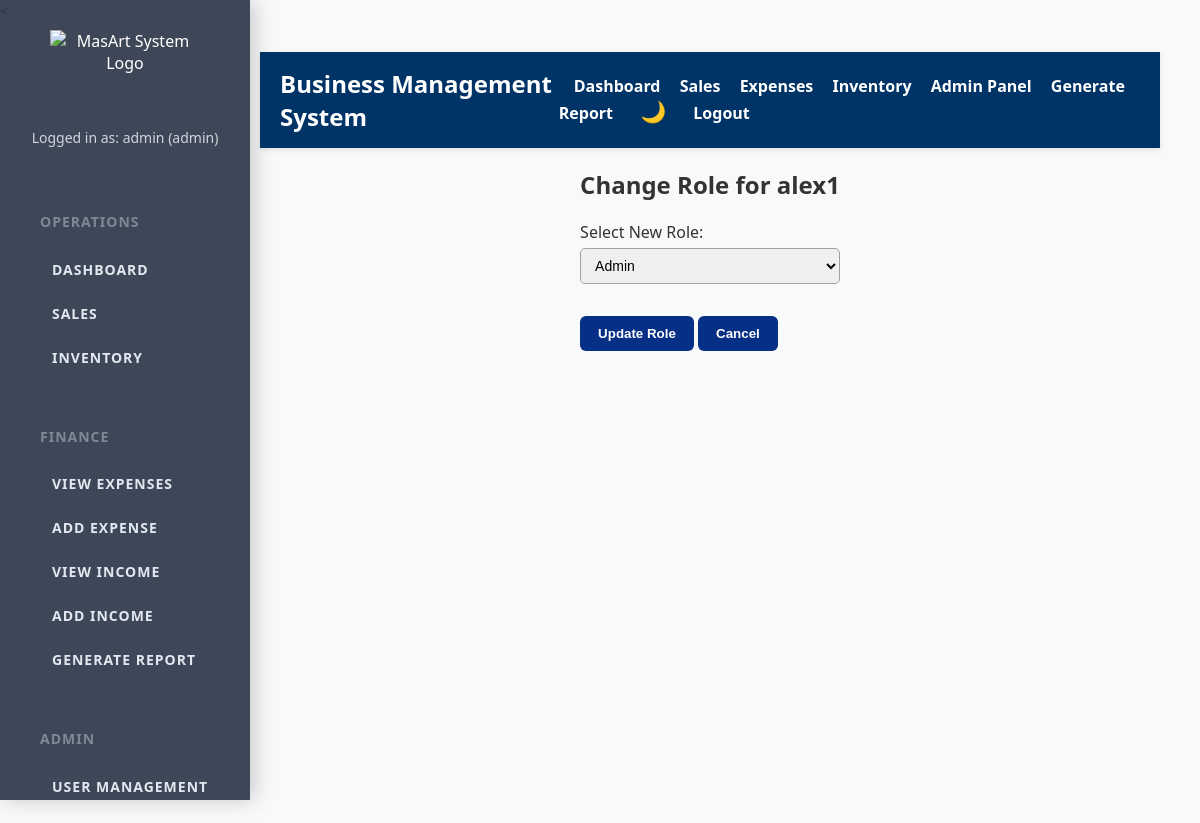
Before: /change_role/3 (signed in) with the older database file.
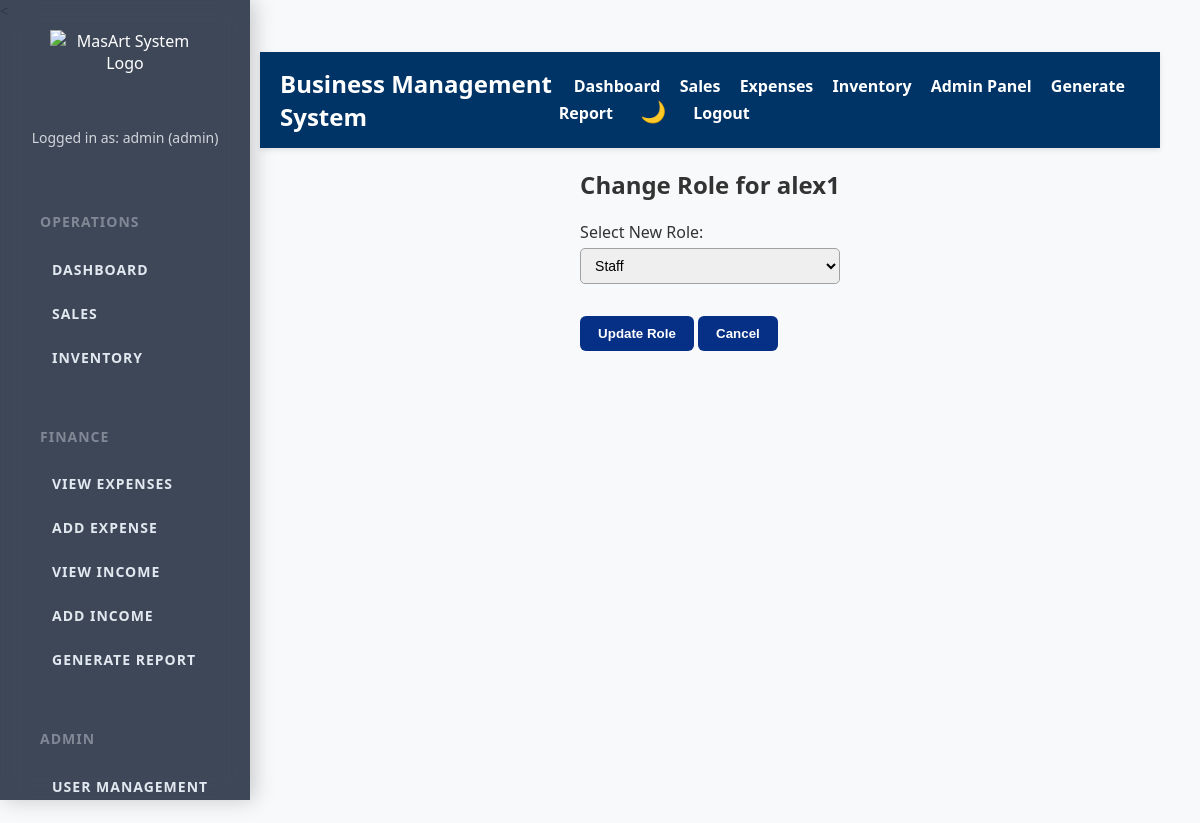
After: the same page with the newer database file.
### tables this page shows
CREATE TABLE users (
                id INTEGER PRIMARY KEY AUTOINCREMENT,
                username TEXT UNIQUE NOT NULL,
                password TEXT NOT NULL,
                role TEXT NOT NULL DEFAULT 'staff'
            , status TEXT DEFAULT 'active', is_protected INTEGER DEFAULT 0);

### app.py (the view, shortened to what this page needs)
@app.route('/change_role/<int:user_id>', methods=['GET', 'POST'])
@admin_required
def change_role(user_id):
    if session.get('role') != 'admin':
        flash("Access denied.", "error")
        return redirect(url_for('dashboard'))
    conn = get_db_connection()
    cursor = conn.cursor()
    cursor.execute("SELECT id, username, role, is_protected FROM users WHERE id = ?", (user_id,))
    user = cursor.fetchone()
    if not user:
        flash("User not found.", "error")
        return redirect(url_for('user_management'))
    if user['username'] == session.get('user'):
        flash("You cannot change your own role.", "error")
        return redirect(url_for('user_management'))
    if user['is_protected']:
        flash("This user is protected and their role cannot be changed.", "error")
        return redirect(url_for('user_management'))
    return render_template('change_role.html', user=user)

### app.py (called while the page is built)
def admin_required(f):
    @wraps(f)
    def decorated_function(*args, **kwargs):
        if 'role' not in session or session['role'] != 'admin':
            flash("You do not have permission to access this page.", "error")
            return redirect(url_for('dashboard'))
        return f(*args, **kwargs)
    return decorated_function

def get_db_connection():
    conn = sqlite3.connect(DATABASE, timeout=10)  # Added timeout to avoid database lock errors
    conn.row_factory = sqlite3.Row  # This allows us to access columns by name
    return conn

### templates/change_role.html (shortened to what this page needs)
{% extends "base.html" %}
{% block content %}
<h2>Change Role for {{ user['username'] }}</h2>
<form method="POST">
    <label>Select New Role:</label>
    <select name="role" required>
        <option value="admin" {% if user['role']=='admin' %}selected{% endif %}>Admin</option>
        <option value="staff" {% if user['role']=='staff' %}selected{% endif %}>Staff</option>
    </select>
    <br><br>
    <button type="submit">Update Role</button>
    <a href="{{ url_for('user_management') }}"><button type="button">Cancel</button></a>
</form>
{% endblock %}

### templates/base.html (shortened to what this page needs)
<!DOCTYPE html>
<html lang="en">
<head>
    <link rel="stylesheet" href="{{ url_for('static', filename='style.css') }}">
</head>
<body>
<div class="sidebar">
    <div class="logo">
        <img src="{{ url_for('static', filename='assets/logo.png') }}" alt="MasArt System Logo">
    </div>
    {% if session.get('user') %}
        <p class="user-info">
            Logged in as: {{ session['user'] }} ({{ session['role'] }})
        </p>
    {% else %}
        <p class="user-info">Not logged in</p>
    {% endif %}
    <div class="sidebar-section">
        <h4>Operations</h4>
        <a href="{{ url_for('dashboard') }}">Dashboard</a>
        <a href="{{ url_for('view_sales') }}">Sales</a>
        <a href="{{ url_for('view_inventory') }}">Inventory</a>
    </div>
    <div class="sidebar-section">
        <h4>Finance</h4>
        <a href="{{ url_for('view_expenses') }}">View Expenses</a>
        <a href="{{ url_for('add_expense') }}">Add Expense</a>
        <a href="{{ url_for('view_income') }}">View Income</a>
        <a href="{{ url_for('add_income') }}">Add Income</a>
        <a href="{{ url_for('generate_report') }}">Generate Report</a>
    </div>
    {% if session.get('role') == 'admin' %}
    <div class="sidebar-section">
        <h4>Admin</h4>
        <a href="{{ url_for('user_management') }}">User Management</a>
    </div>
    {% endif %}
</div>
<div class="content">
    <header>
        <div class="header-left">
            <h1>Business Management System</h1>
        </div>
            <nav class="header-nav">
                <a href="{{ url_for('dashboard') }}">Dashboard</a>
                <a href="{{ url_for('view_sales') }}">Sales</a>
                <a href="{{ url_for('view_expenses') }}">Expenses</a>
                <a href="{{ url_for('view_inventory') }}">Inventory</a>
                {% if session.get('role') == 'admin' %}
                    <a href="{{ url_for('create_user') }}" class="btn-admin">Admin Panel</a>
                {% endif %}
                <a href="{{ url_for('generate_report') }}" class="btn-report">Generate Report</a>
                <a href="javascript:void(0);" id="themeToggleBtn" title="Toggle Dark/Light Mode" style="cursor:pointer; user-select:none;">🌙</a>
                <a href="{{ url_for('logout') }}">Logout</a>
            </nav>
    </header>
    <main>
        {% block content %}{% endblock %}
    </main>
</div>
</body>
</html>

Changed rows visible on the page:
changed users "alex1": role "Admin" → "Staff"; user "admin" → (not shown); role "admin" → (not shown)
Other visible differences:
{{ session['user'] }}: (not shown) → "admin"
{{ session['role'] }}: (not shown) → "admin"
